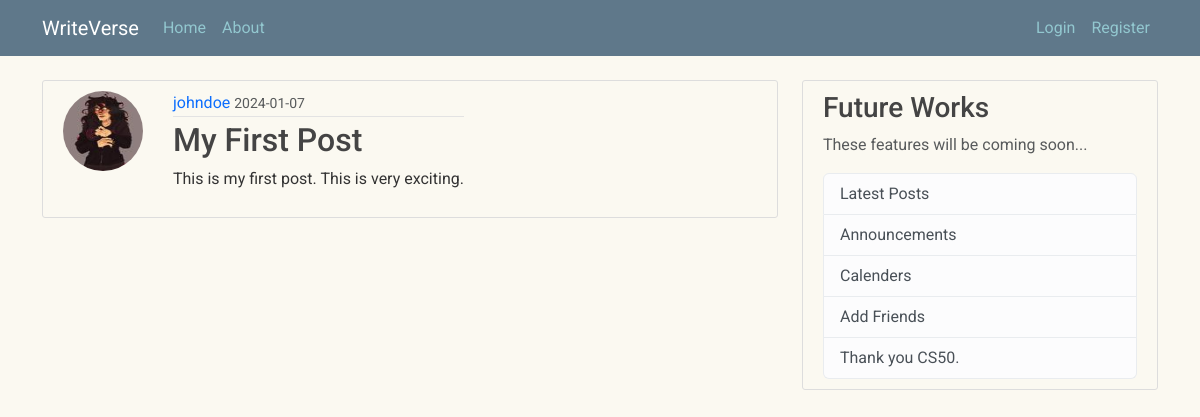
Before: /post/1 with the older database file.
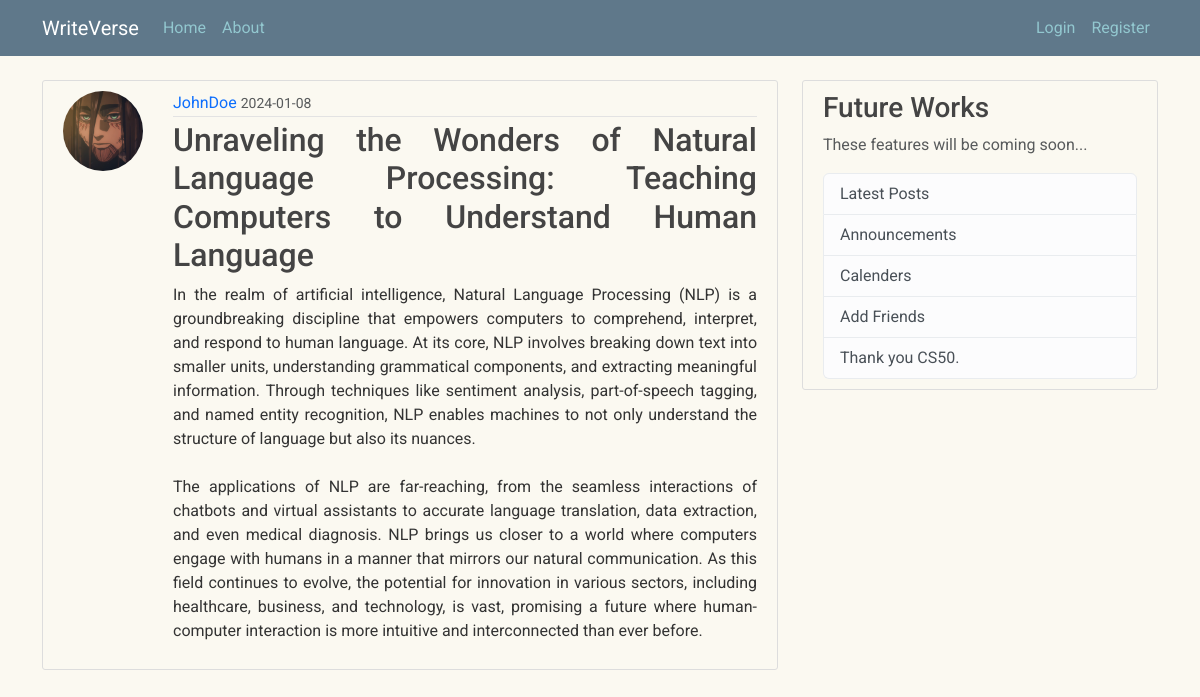
After: the same page with the newer database file.
### writeverse/models.py (models this page shows, shortened)
class User(db.Model, UserMixin):
    id = db.Column(db.Integer, primary_key=True)
    username = db.Column(db.String(20), unique=True, nullable=False)
    email = db.Column(db.String(120), unique=True, nullable=False)
    image_file = db.Column(db.String(20), nullable=False, default='default.jpeg')
    password = db.Column(db.String(60), nullable=False)
    posts = db.relationship('Post', backref='author', lazy=True)

class Post(db.Model):
    id = db.Column(db.Integer, primary_key=True)
    title = db.Column(db.String(100), nullable=False)
    date_posted = db.Column(db.DateTime, nullable=False, default=datetime.utcnow)
    content = db.Column(db.Text, nullable=False)
    user_id = db.Column(db.Integer, db.ForeignKey('user.id'), nullable=False)

### writeverse/posts/routes.py (the view)
@posts.route("/post/<int:post_id>")
def post(post_id):
    post = Post.query.get_or_404(post_id)
    return render_template("post.html", title=post.title, post=post)

### writeverse/templates/post.html (shortened to what this page needs)
{% extends "layout.html" %}
{% block content %}
        <article class="media content-section" id="post-section">
            <img class="rounded-circle article-image" src="{{ url_for('static', filename='profile_pics/' + post.author.image_file) }}">
          <div class="media-body">
            <div class="article-metadata">
              <a class="mr-2" href="{{url_for('users.user_post', username=post.author.username)}}">{{ post.author.username }}</a>
              <small class="text-muted">{{ post.date_posted.strftime('%Y-%m-%d') }}</small>
            </div>
            <h2 class="article-title">{{ post.title }}</h2>
            <p class="article-content">{{ post.content }}</p>
          </div>
        </article>
{% endblock content %}

Changed rows visible on the page:
changed User: image_file: a different picture; author.username "johndoe" → "JohnDoe"
changed Post: date_posted "2024-01-07" → "2024-01-08"; title "My First Post" → "Unraveling the Wonders of Natural Language Processing: Teaching Computers to Understand Human Language"; content "This is my first post. This is very exciting." → "In the realm of artificial intelligence, Natural Language Processing (NLP) is a groundbreaking discipline that empowers computers to comprehend, interpret, and respond to human language. At its core, NLP involves breaking down text into smaller units, understanding grammatical components, and extracting meaningful information. Through techniques like sentiment analysis, part-of-speech tagging, and named entity recognition, NLP enables machines to not only understand the structure of language but also its nuances. The applications of NLP are far-reaching, from the seamless interactions of chatbots and virtual assistants to accurate language translation, data extraction, and even medical…"
